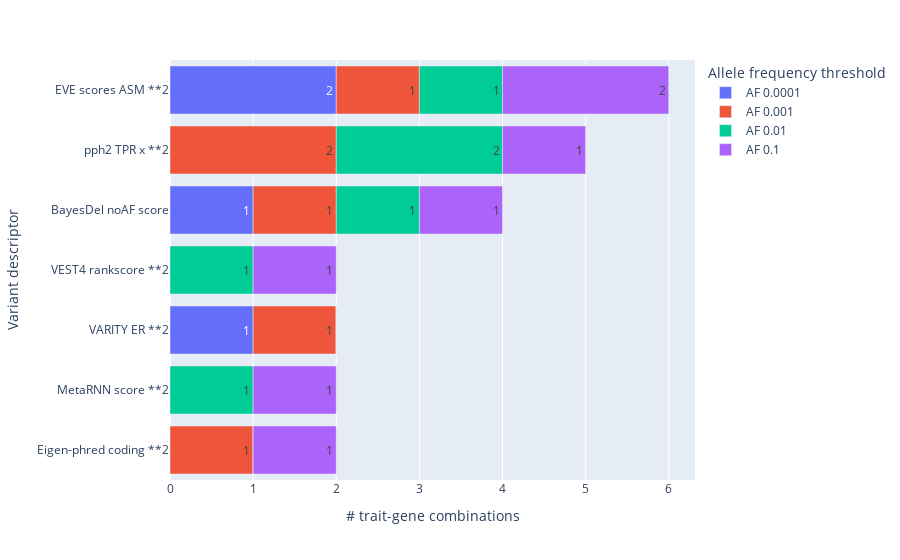

Notebook source saved alongside this figure:
### Code cell
rank_features_multi(multi_feature_regression_results_df, max_no_features=1, num_outputs=7, height=None)

### Figure 1 — Plotly figure (JSON) as saved in the notebook; plotly's stock layout.template omitted (floating-point values rounded to 4 significant figures)
{"data": [{"alignmentgroup": "True", "hovertemplate": "Allele frequency threshold=AF 0.0001<br># trait-gene combinations=%{text}<br>Variant descriptor=%{y}<extra></extra>", "legendgroup": "AF 0.0001", "marker": {"color": "#636efa", "pattern": {"shape": ""}}, "name": "AF 0.0001", "offsetgroup": "AF 0.0001", "orientation": "h", "showlegend": true, "text": [0, 0, 1, 0, 1, 0, 2], "textposition": "auto", "type": "bar", "x": [0, 0, 1, 0, 1, 0, 2], "xaxis": "x", "y": ["Eigen-phred coding **2", "MetaRNN score **2", "VARITY ER **2", "VEST4 rankscore **2", "BayesDel noAF score", "pph2 TPR x **2", "EVE scores ASM **2"], "yaxis": "y"}, {"alignmentgroup": "True", "hovertemplate": "Allele frequency threshold=AF 0.001<br># trait-gene combinations=%{text}<br>Variant descriptor=%{y}<extra></extra>", "legendgroup": "AF 0.001", "marker": {"color": "#EF553B", "pattern": {"shape": ""}}, "name": "AF 0.001", "offsetgroup": "AF 0.001", "orientation": "h", "showlegend": true, "text": [1, 0, 1, 0, 1, 2, 1], "textposition": "auto", "type": "bar", "x": [1, 0, 1, 0, 1, 2, 1], "xaxis": "x", "y": ["Eigen-phred coding **2", "MetaRNN score **2", "VARITY ER **2", "VEST4 rankscore **2", "BayesDel noAF score", "pph2 TPR x **2", "EVE scores ASM **2"], "yaxis": "y"}, {"alignmentgroup": "True", "hovertemplate": "Allele frequency threshold=AF 0.01<br># trait-gene combinations=%{text}<br>Variant descriptor=%{y}<extra></extra>", "legendgroup": "AF 0.01", "marker": {"color": "#00cc96", "pattern": {"shape": ""}}, "name": "AF 0.01", "offsetgroup": "AF 0.01", "orientation": "h", "showlegend": true, "text": [0, 1, 0, 1, 1, 2, 1], "textposition": "auto", "type": "bar", "x": [0, 1, 0, 1, 1, 2, 1], "xaxis": "x", "y": ["Eigen-phred coding **2", "MetaRNN score **2", "VARITY ER **2", "VEST4 rankscore **2", "BayesDel noAF score", "pph2 TPR x **2", "EVE scores ASM **2"], "yaxis": "y"}, {"alignmentgroup": "True", "hovertemplate": "Allele frequency threshold=AF 0.1<br># trait-gene combinations=%{text}<br>Variant descriptor=%{y}<extra></extra>", "legendgroup": "AF 0.1", "marker": {"color": "#ab63fa", "pattern": {"shape": ""}}, "name": "AF 0.1", "offsetgroup": "AF 0.1", "orientation": "h", "showlegend": true, "text": [1, 1, 0, 1, 1, 1, 2], "textposition": "auto", "type": "bar", "x": [1, 1, 0, 1, 1, 1, 2], "xaxis": "x", "y": ["Eigen-phred coding **2", "MetaRNN score **2", "VARITY ER **2", "VEST4 rankscore **2", "BayesDel noAF score", "pph2 TPR x **2", "EVE scores ASM **2"], "yaxis": "y"}], "layout": {"autosize": true, "barmode": "relative", "legend": {"title": {"text": "Allele frequency threshold"}, "tracegroupgap": 0}, "margin": {"t": 60}, "xaxis": {"anchor": "y", "autorange": true, "domain": [0, 1], "range": [0, 6.316], "title": {"text": "# trait-gene combinations"}, "type": "linear"}, "yaxis": {"anchor": "x", "autorange": false, "domain": [0, 1], "range": [-0.5, 6.5], "title": {"text": "Variant descriptor"}, "type": "category"}}}
